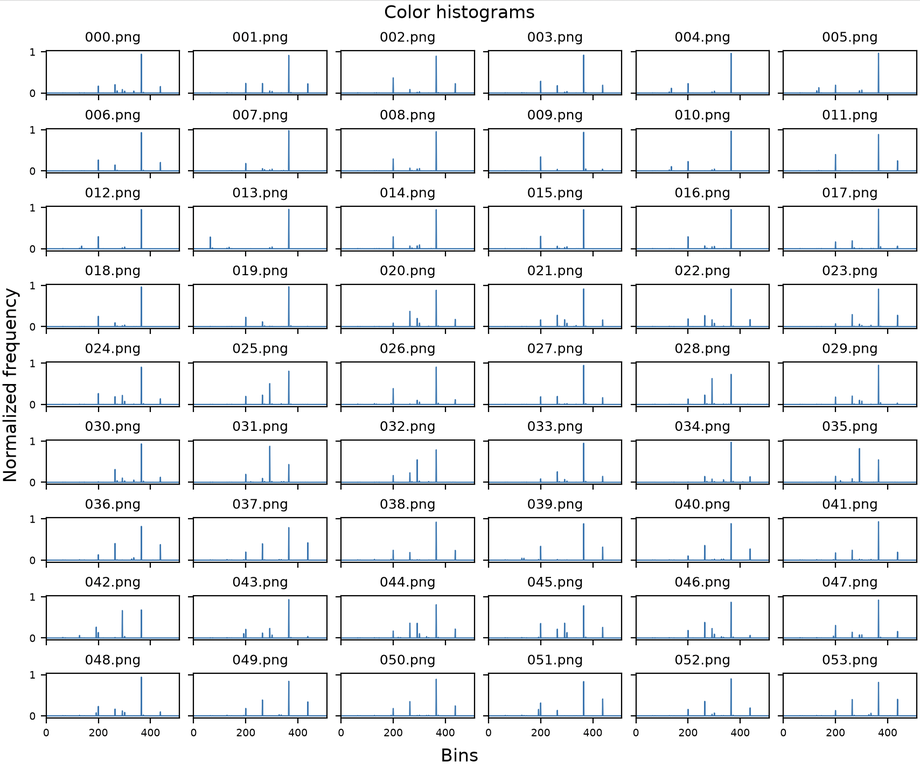
#> input picture image-1.png, 920 x 767 px, shrunk from 1708 x 1424 before the run
$ python -i sobel_edge_bold.py   (imports and definitions only)   (older library calls are emulated)
#> lines starting #> are read from the running program, lines starting #| are printed output that depends on the picture
import cv2
import numpy as np


def apply_sobel_edge_bold(gray, strength=1.0):
#> called with strength = 1
    if gray.dtype != np.uint8 or gray.ndim != 2 or gray.size == 0:
        raise ValueError('Expected a nonempty 8-bit grayscale image')
    if not np.isfinite(strength) or not 0 <= strength <= 1:
        raise ValueError('Sobel strength must be between 0 and 1')

    gx = cv2.Sobel(gray, cv2.CV_32F, 1, 0, ksize=3, scale=0.25)
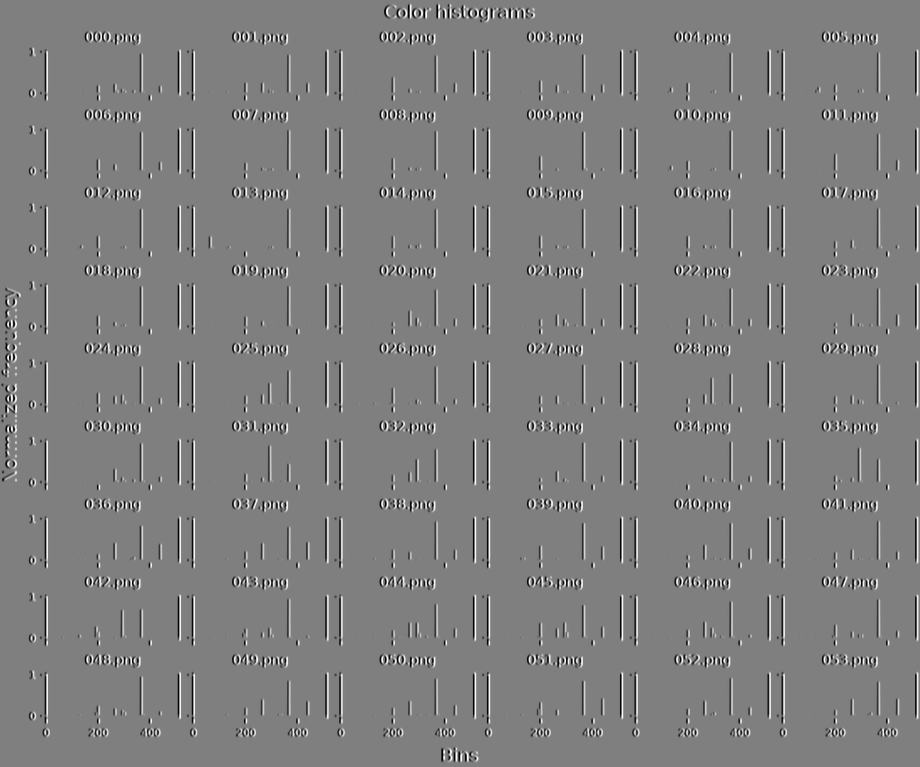
#> gx: shape (767, 920) float32; min -255, max 255, mean 0; drawn with min black and max white
    gy = cv2.Sobel(gray, cv2.CV_32F, 0, 1, ksize=3, scale=0.25)
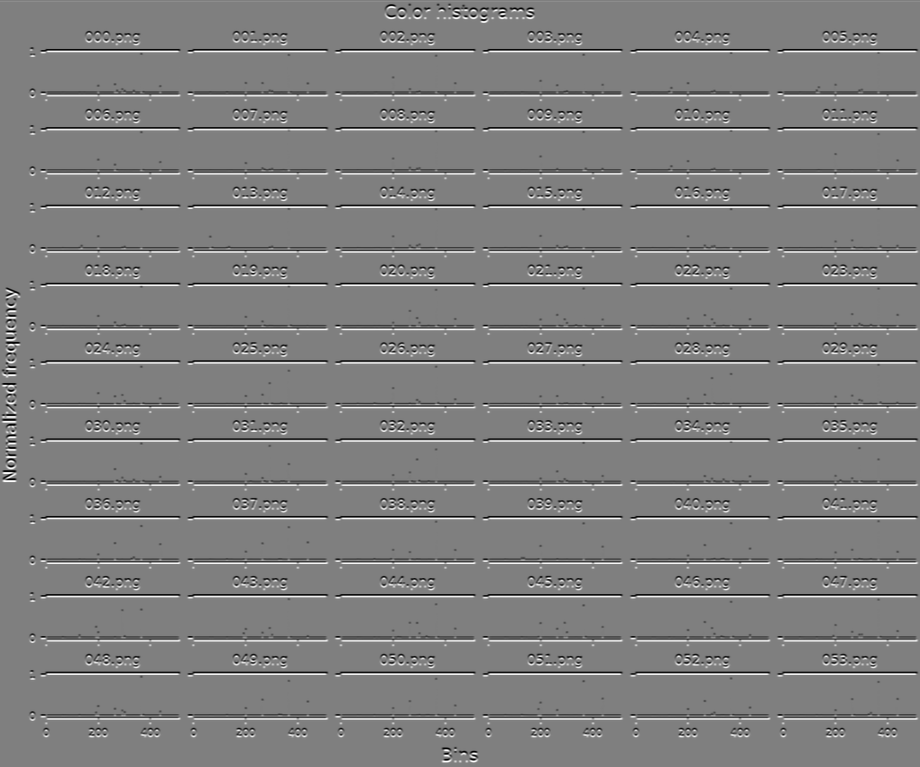
#> gy: shape (767, 920) float32; min -255, max 255, mean 0; drawn with min black and max white
    edge_strength = np.clip(cv2.magnitude(gx, gy), 0, 255)
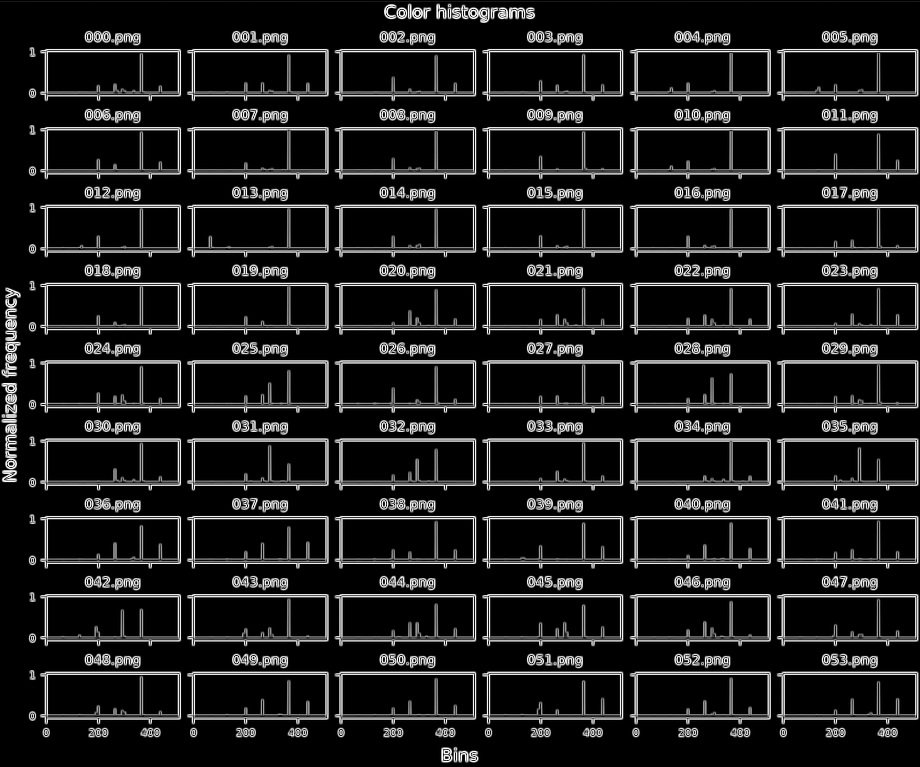
#> edge_strength: shape (767, 920) float32; min 0, max 255, mean 28.3
    kernel = cv2.getStructuringElement(cv2.MORPH_ELLIPSE, (5, 5))
    edge_strength = cv2.dilate(edge_strength, kernel, iterations=1)
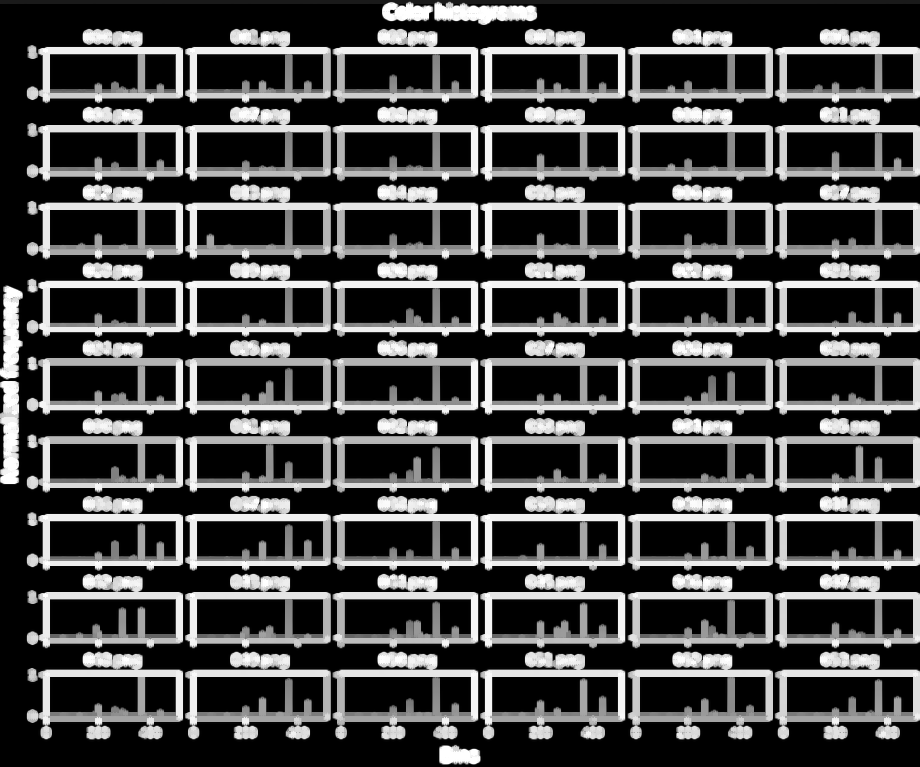
#> edge_strength: shape (767, 920) float32; min 0, max 255, mean 70.5
    darkened = gray.astype(np.float32) - strength * edge_strength
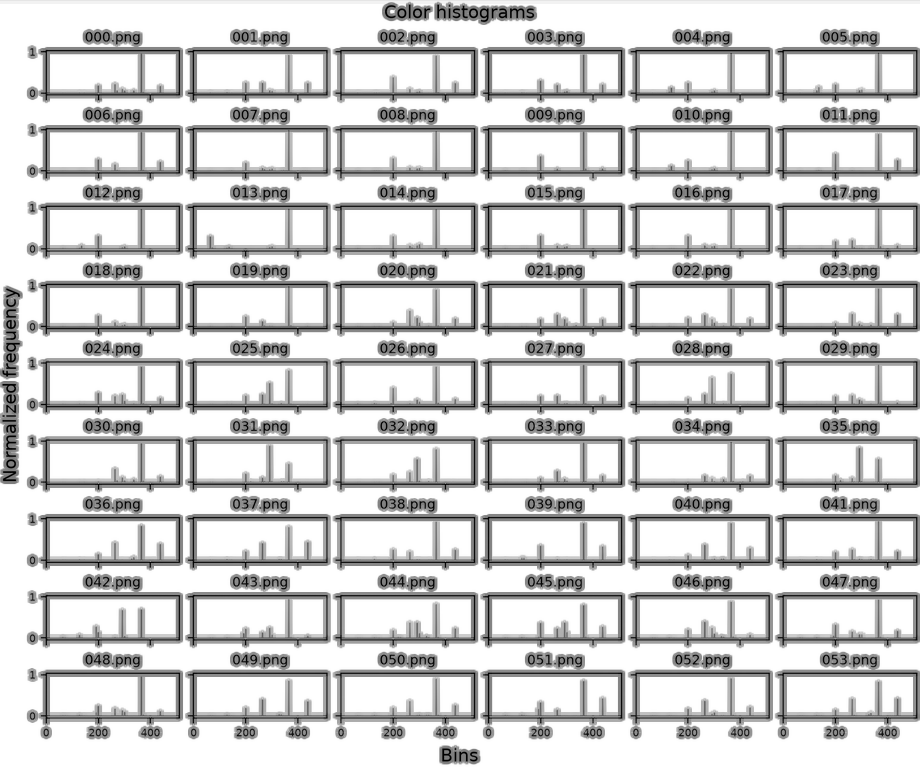
#> darkened: shape (767, 920) float32; min -255, max 255, mean 167.5; drawn with min black and max white

    return np.rint(np.clip(darkened, 0, 255)).astype(np.uint8)
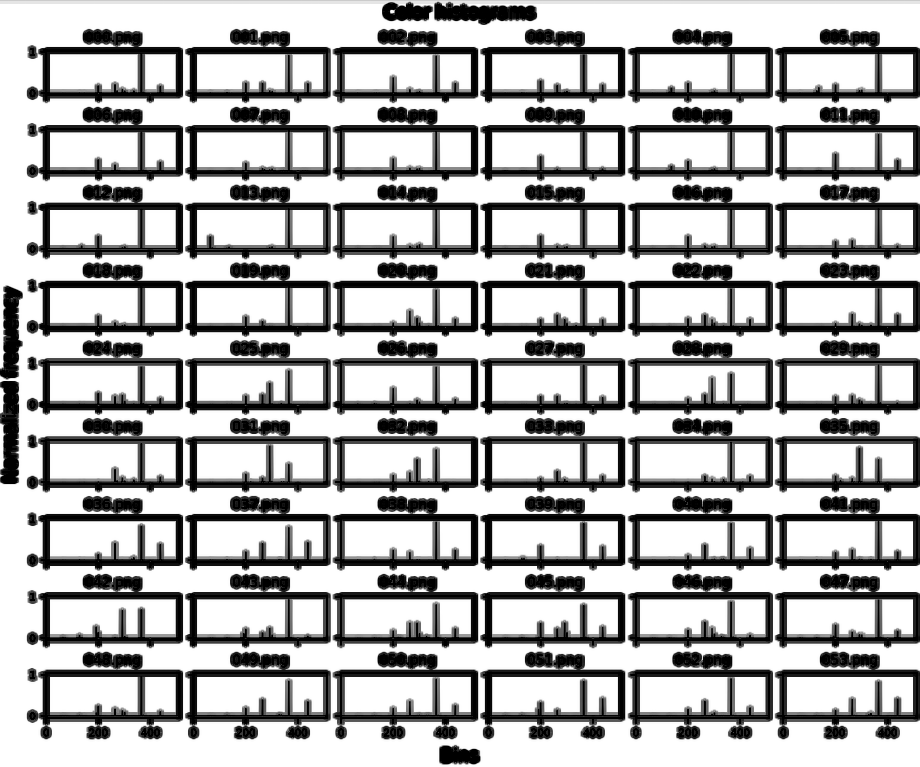
#> returned value: shape (767, 920); min 0, max 255, mean 178.8

>>> import cv2
>>> picture = cv2.imread('../../image-1.png', cv2.IMREAD_GRAYSCALE)
>>> result = apply_sobel_edge_bold(picture)

$ run again, on image-2.png
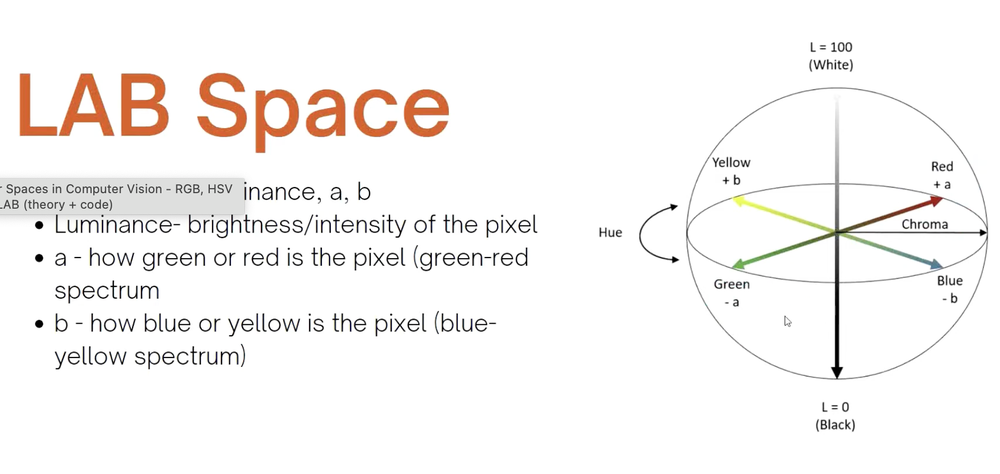
#> input picture image-2.png, 1000 x 474 px, shrunk from 1802 x 854 before the run
#> in apply_sobel_edge_bold, `edge_strength = cv2.dilate(edge_strength, kernel, iterations=1)`:
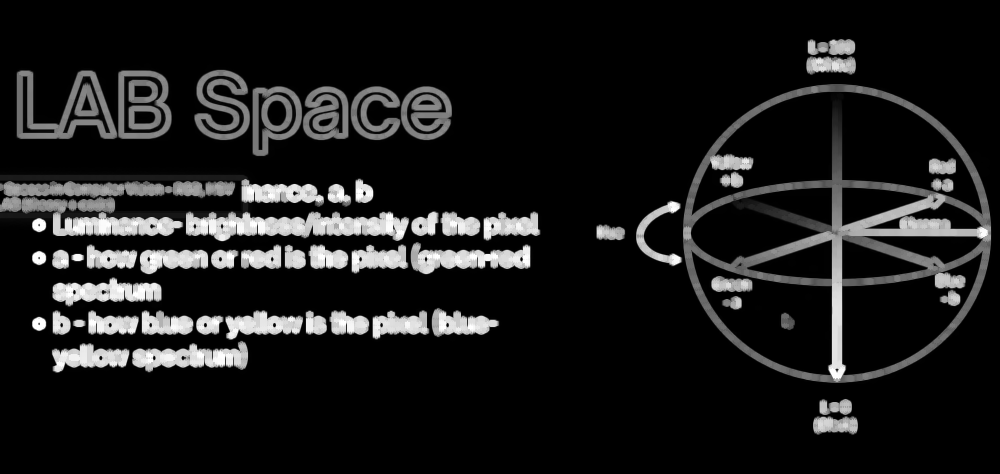
#> edge_strength: shape (474, 1000) float32; min 0, max 255, mean 27.2
#> in apply_sobel_edge_bold, `return np.rint(np.clip(darkened, 0, 255)).astype(np.uint8)`:
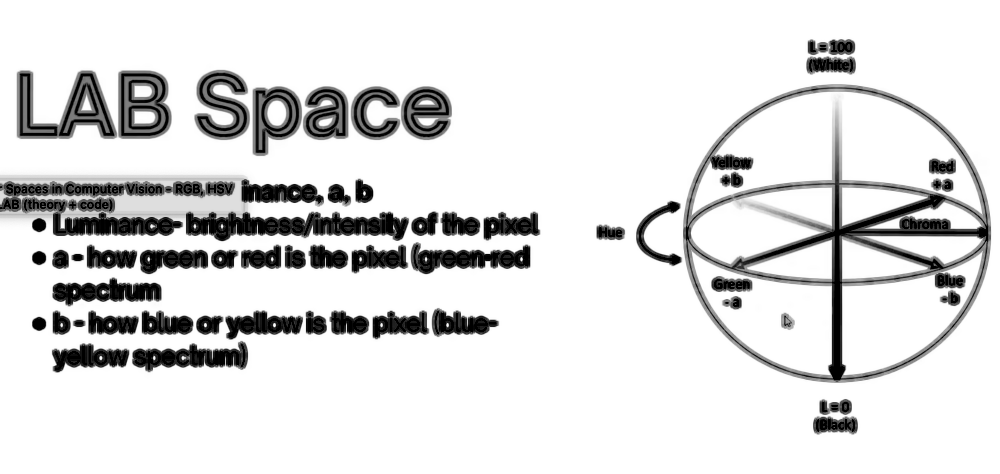
#> returned value: shape (474, 1000); min 0, max 255, mean 221.9

$ run again, on image-3.png
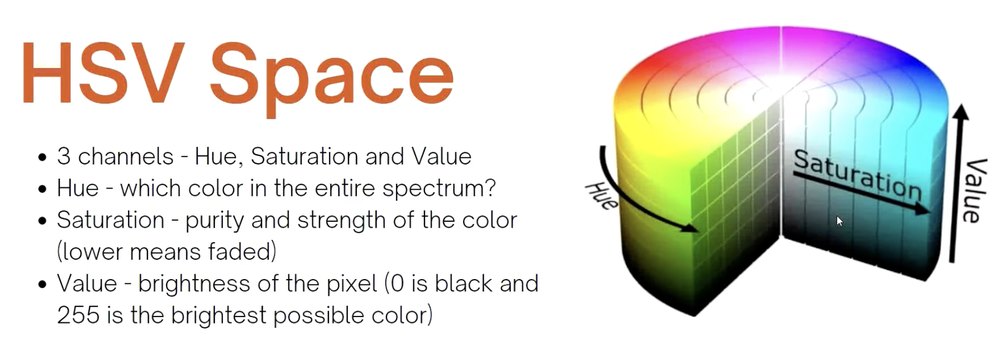
#> input picture image-3.png, 1000 x 361 px, shrunk from 1866 x 674 before the run
#> in apply_sobel_edge_bold, `edge_strength = cv2.dilate(edge_strength, kernel, iterations=1)`:
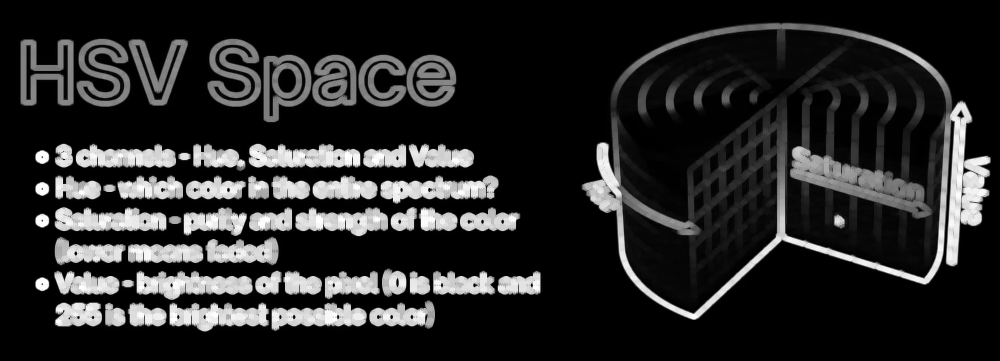
#> edge_strength: shape (361, 1000) float32; min 0, max 255, mean 40.5
#> in apply_sobel_edge_bold, `return np.rint(np.clip(darkened, 0, 255)).astype(np.uint8)`:
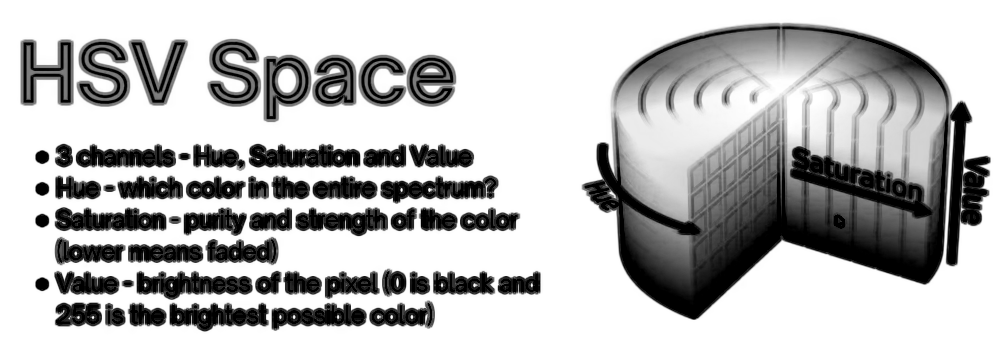
#> returned value: shape (361, 1000); min 0, max 255, mean 188.4

$ run again, on image.png
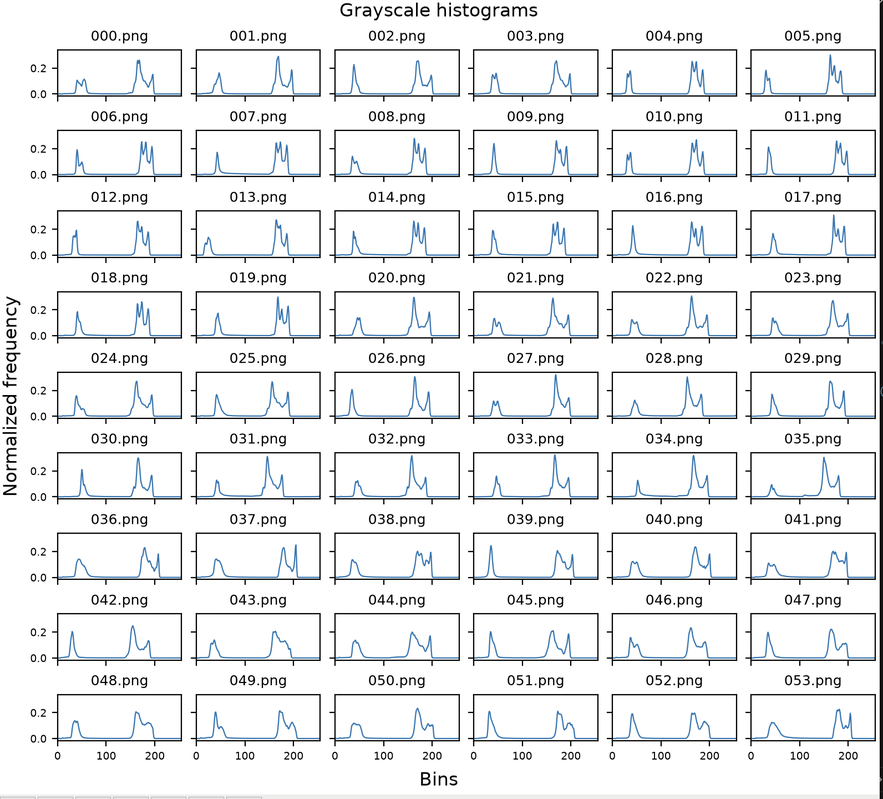
#> input picture image.png, 883 x 799 px, shrunk from 1592 x 1440 before the run
#> in apply_sobel_edge_bold, `edge_strength = cv2.dilate(edge_strength, kernel, iterations=1)`:
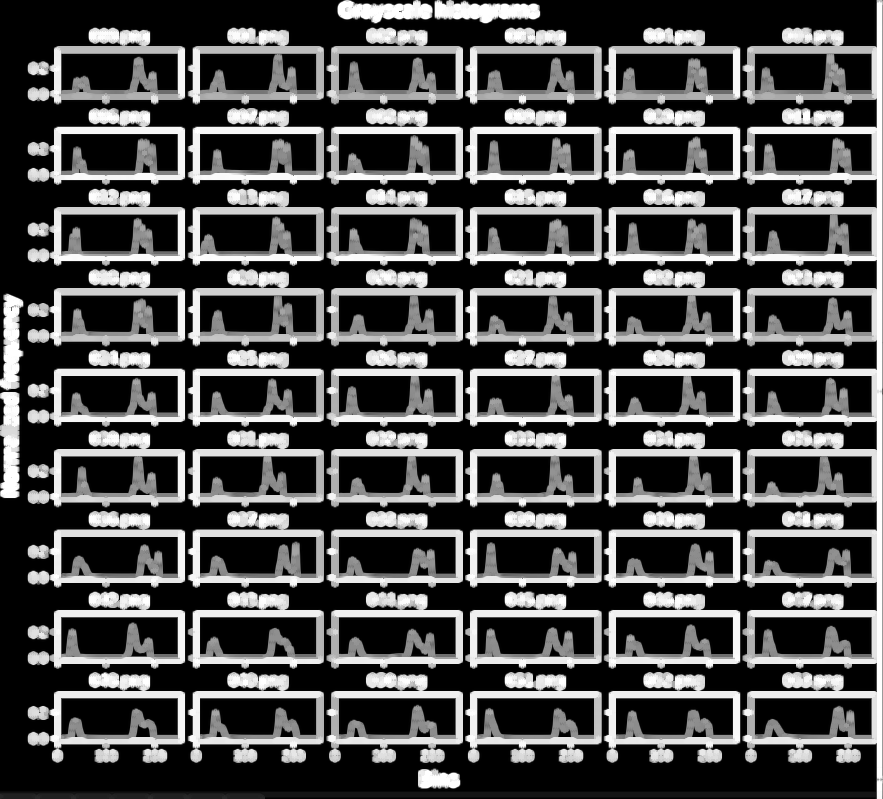
#> edge_strength: shape (799, 883) float32; min 0, max 255, mean 77.6
#> in apply_sobel_edge_bold, `return np.rint(np.clip(darkened, 0, 255)).astype(np.uint8)`:
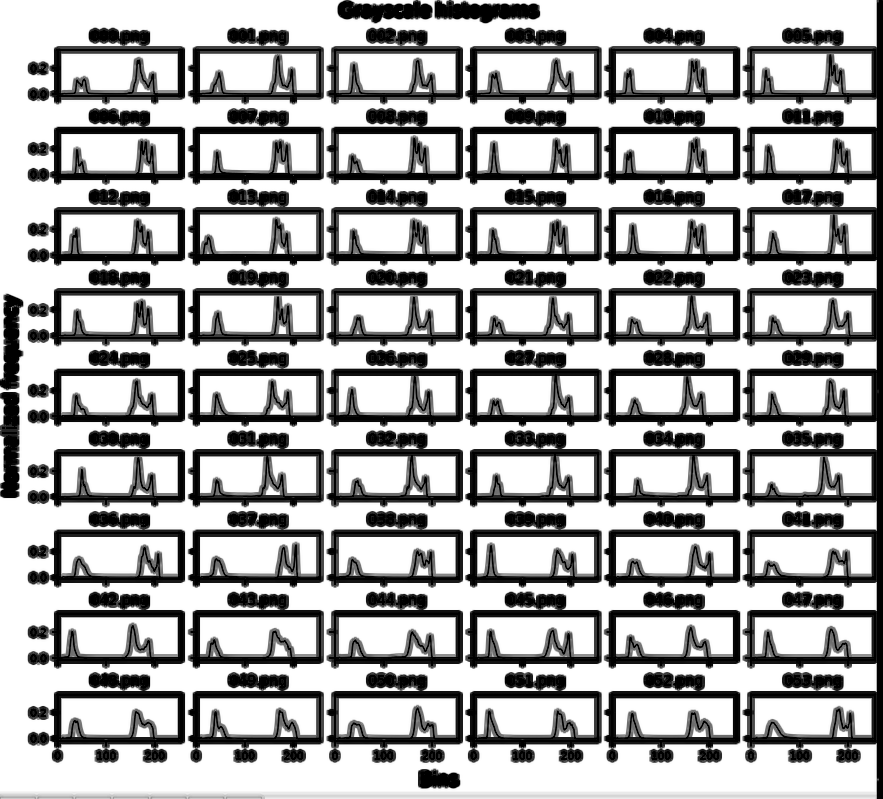
#> returned value: shape (799, 883); min 0, max 255, mean 171.7
